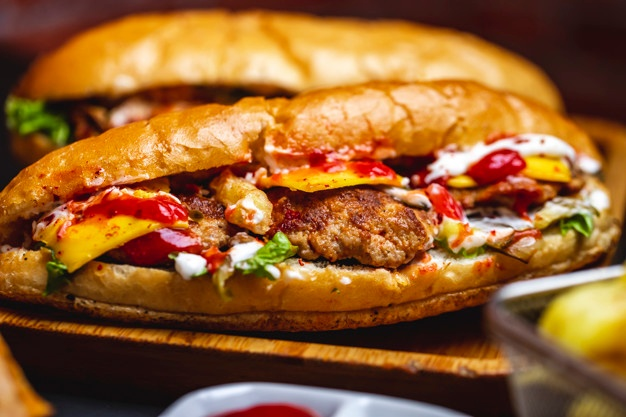
#> input picture Lab_3/food.jpg, 626 x 417 px
$ jupyter execute --allow-errors Lab_3.ipynb
#> lines starting #> are read from the running program, lines starting #| are printed output that depends on the picture
[cell 1]
import numpy as np
import pandas as pd
import seaborn as sns
from matplotlib import pyplot as plt
from sklearn.decomposition import PCA
from sklearn.manifold import TSNE
from sklearn.preprocessing import StandardScaler
from sklearn.cluster import KMeans
from skimage import io

from sklearn.preprocessing import LabelEncoder

from sklearn.cluster import KMeans
from sklearn.metrics import pairwise_distances_argmin
from sklearn.utils import shuffle

from sklearn.metrics import silhouette_score
from sklearn.mixture import GaussianMixture

import nltk
from nltk.corpus import stopwords
from nltk.stem.porter import PorterStemmer
from nltk.tokenize import word_tokenize
import re

# !pip install wordcloud
from wordcloud import WordCloud

from sklearn.model_selection import train_test_split
from sklearn.feature_extraction.text import TfidfVectorizer
from sklearn.ensemble import RandomForestClassifier
from sklearn.metrics import classification_report
from sklearn.decomposition import LatentDirichletAllocation
from sklearn.feature_extraction.text import CountVectorizer

# TASK 1

## PCA

#> (a cell that did not finish here is left out)

[cell 3]
labelEncoder = LabelEncoder()

labels = ['LongHair', 'ForeheadWidth', 'ForeheadHeight', 'NoseWide', 'NoseLong','LipsThin', 'DistanceNoseToLipLong', 'Gender']

#> (the rest of this cell did not finish here and is left out)

#> (a cell that did not finish here is left out)

[cell 5]
pca = PCA(n_components = 2, random_state = 0)
#> (the rest of this cell did not finish here and is left out)

[cell 6]
plt.figure(figsize = (10, 10))
#> (the rest of this cell did not finish here and is left out)

#> (a cell that did not finish here is left out)

#> (a cell that did not finish here is left out)

## TSNE

[cell 9]
tsne = TSNE(n_components = 2, random_state = 0)
#> (the rest of this cell did not finish here and is left out)

[cell 10]
plt.figure(figsize = (10, 10))
#> (the rest of this cell did not finish here and is left out)

#> (a cell that did not finish here is left out)

# Cluster analysis

## Image quantization

[cell 12]
colors = 8

img = plt.imread('food.jpg')
#> img is the input picture: shape (417, 626, 3); mean R, G, B 147.5, 95.1, 45.6
print(img.shape)
#| (417, 626, 3)

[cell 13]
w, h, d = original_shape = tuple(img.shape)
#> w = 417; h = 626; d = 3; original_shape = (417, 626, 3)

[cell 14]
assert d == 3
image_array = np.reshape(img, (w * h, d))

[cell 15]
image_array_sample = shuffle(image_array, random_state = 0, n_samples = 1_000)
#> image_array_sample = 1000 rows, first 8: [251, 198, 132], [255, 202, 134], [253, 225, 185], [19, 19, 19], [166, 173, 192], [235, 221, 132], [228, 138, 0], [246, 186, 72]
kmeans = KMeans(n_clusters = colors, random_state = 0).fit(image_array_sample)
labels = kmeans.predict(image_array)

[cell 16]
codebook_random = shuffle(image_array, random_state = 0, n_samples = colors)
#> codebook_random = [[251, 198, 132], [255, 202, 134], [253, 225, 185], [19, 19, 19], [166, 173, 192], [235, 221, 132], [228, 138, 0], [246, 186, 72]]
labels_random = pairwise_distances_argmin(codebook_random, image_array, axis=0)

[cell 17]
def recreate_image(codebook, labels, w, h):
#> called with codebook = array of shape (8, 3), labels = array of shape (261042,), w = 417, h = 626
    return codebook[labels].reshape(w, h, -1)
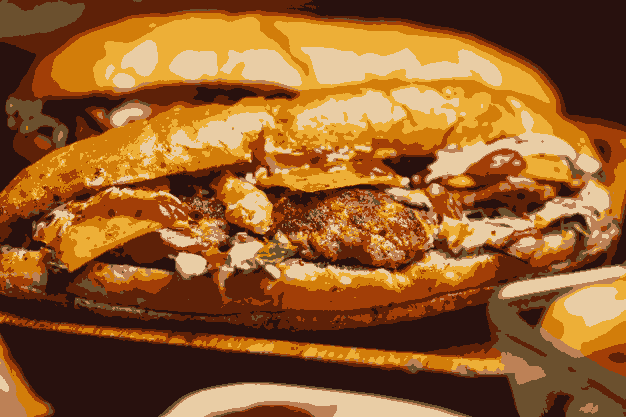
#> returned value: shape (417, 626, 3) float64; mean of channels 0, 1, 2 147.6, 93.9, 43.2; drawn as R, G, B

[cell 18]
plt.imshow(img)

[cell 19]
plt.imshow(recreate_image(kmeans.cluster_centers_, labels, w, h).astype(int))

[cell 20]
plt.imshow(recreate_image(kmeans.cluster_centers_, labels, w, h).astype(int))

[cell 21]
plt.imshow(recreate_image(kmeans.cluster_centers_, labels, w, h).astype(int))

[cell 22]
plt.imshow(recreate_image(kmeans.cluster_centers_, labels, w, h).astype(int))

## Generating data

[cell 23]
mean_1 = [1, 2]
cov_1 = [[1, 0], [0, 1]]

mean_2 = [4, 5]
cov_2 = [[2, 0], [0, 2]]

X_1 = np.random.multivariate_normal(mean_1, cov_1, 500)
X_2 = np.random.multivariate_normal(mean_2, cov_2, 500)

X = np.concatenate([X_1, X_2])
Y = np.array([0] * 500 + [1] * 500)
X, Y = shuffle(X, Y, random_state = 500)
plt.scatter(X[:, 0], X[:, 1], s = 3, c = Y)
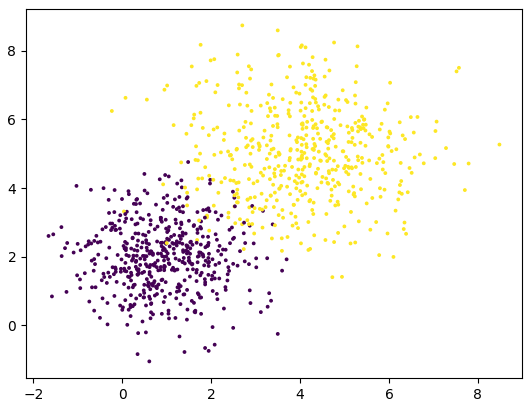
#> figure drawn by matplotlib, 1 panel

[cell 24]
for i in range(2, 5):
    gmm = GaussianMixture(n_components = i, covariance_type = 'full')
    gmm_labels = gmm.fit_predict(X)
    silhouette_avg = silhouette_score(X, gmm_labels)
    print("For n_clusters =", i, ',', "Silhouette average:", silhouette_avg)

[cell 25]
GMM = GaussianMixture(n_components = 2, covariance_type = 'full')
GMM.fit(X)

[cell 26]
print('Means:')
print(GMM.means_)

[cell 27]
print('Covariances:')
print(GMM.covariances_)

[cell 28]
print("Weights:")
print(GMM.weights_)

[cell 29]
labels = GMM.predict(X)

f, (ax1, ax2) = plt.subplots(1, 2, sharey = True)
ax1.set_title('GMM')
ax1.scatter(X[:, 0], X[:, 1], c = labels, s = 3)
ax2.set_title("Original")
ax2.scatter(X[:, 0], X[:, 1], c = Y, s = 3)
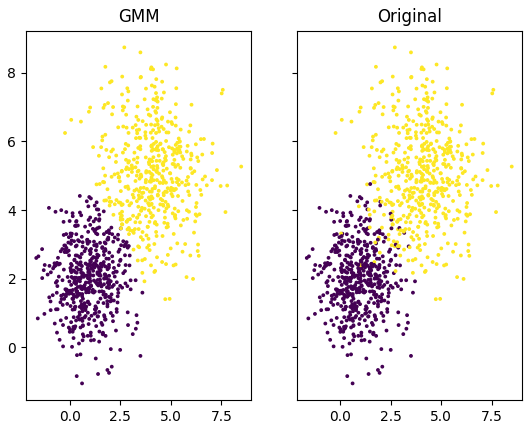
#> figure drawn by matplotlib, 2 panels

[cell 30]
mean_11 = GMM.means_[0]
cov_11 = GMM.covariances_[0]

mean_21 = GMM.means_[1]
cov_21 = GMM.covariances_[1]

X_11 = np.random.multivariate_normal(mean_11, cov_11, 500)
X_21 = np.random.multivariate_normal(mean_21, cov_21, 500)

X1 = np.concatenate([X_11, X_21])
Y1 = np.array([0] * 500 + [1] * 500)

X1, Y1 = shuffle(X1, Y1, random_state = 500)

[cell 31]
plt.figure(figsize = (20, 10))
plt.subplot(1, 2, 1)
plt.scatter(X[:, 0], X[:, 1], s = 8, c = Y)
plt.subplot(1, 2, 2)
plt.scatter(X1[:, 0], X1[:, 1], s = 8, c = Y1)
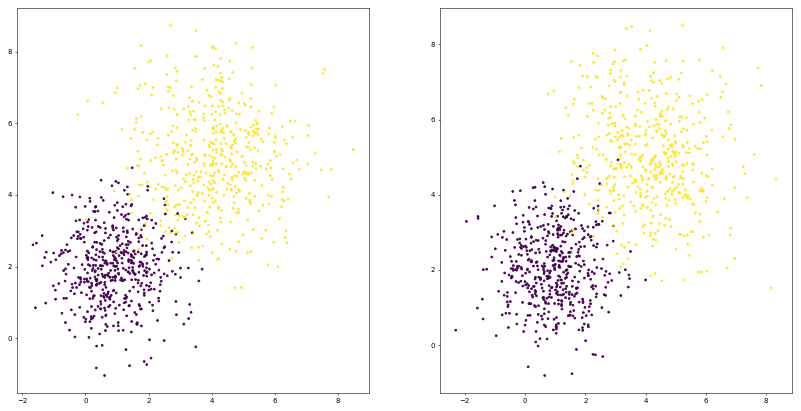
#> figure drawn by matplotlib, 2 panels
